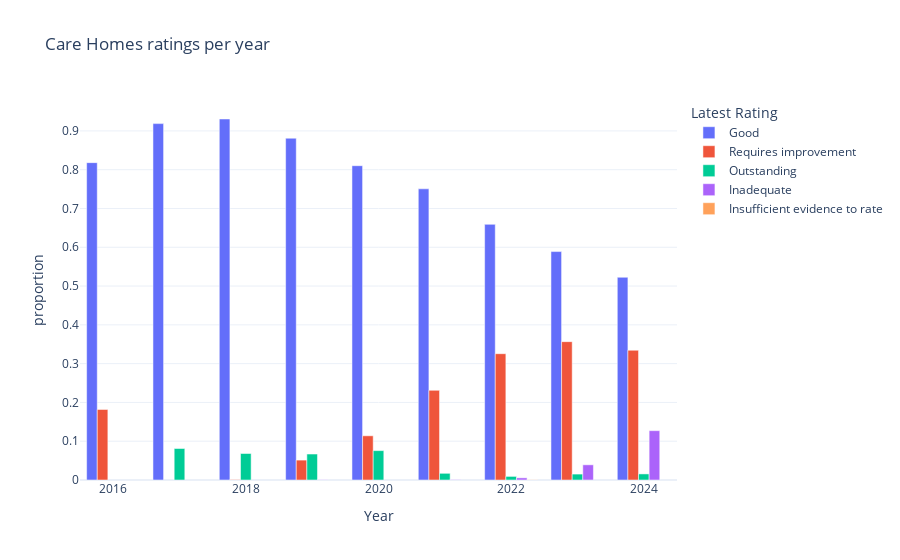

Notebook source saved alongside this figure:
### Code cell
fig = px.bar(rating_per_year,
             x="Year",
             y="proportion",
             template="plotly_white",
             color="Latest Rating",
             barmode="group",
             title="Care Homes ratings per year"
             
             
    
)

fig.show()

### Figure 1 — Plotly figure (JSON) as saved in the notebook; plotly's stock layout.template omitted (floating-point values rounded to 4 significant figures)
{"data": [{"alignmentgroup": "True", "hovertemplate": "Latest Rating=Good<br>Year=%{x}<br>proportion=%{y}<extra></extra>", "legendgroup": "Good", "marker": {"color": "#636efa", "pattern": {"shape": ""}}, "name": "Good", "offsetgroup": "Good", "orientation": "v", "showlegend": true, "textposition": "auto", "type": "bar", "x": [2016, 2017, 2018, 2019, 2020, 2021, 2022, 2023, 2024], "xaxis": "x", "y": [0.8182, 0.9188, 0.9307, 0.8812, 0.8103, 0.7507, 0.6591, 0.5889, 0.5226], "yaxis": "y"}, {"alignmentgroup": "True", "hovertemplate": "Latest Rating=Requires improvement<br>Year=%{x}<br>proportion=%{y}<extra></extra>", "legendgroup": "Requires improvement", "marker": {"color": "#EF553B", "pattern": {"shape": ""}}, "name": "Requires improvement", "offsetgroup": "Requires improvement", "orientation": "v", "showlegend": true, "textposition": "auto", "type": "bar", "x": [2016, 2018, 2019, 2020, 2021, 2022, 2023, 2024], "xaxis": "x", "y": [0.1818, 0.0009901, 0.05131, 0.1139, 0.2312, 0.3256, 0.3567, 0.3345], "yaxis": "y"}, {"alignmentgroup": "True", "hovertemplate": "Latest Rating=Outstanding<br>Year=%{x}<br>proportion=%{y}<extra></extra>", "legendgroup": "Outstanding", "marker": {"color": "#00cc96", "pattern": {"shape": ""}}, "name": "Outstanding", "offsetgroup": "Outstanding", "orientation": "v", "showlegend": true, "textposition": "auto", "type": "bar", "x": [2017, 2018, 2019, 2020, 2021, 2022, 2023, 2024], "xaxis": "x", "y": [0.08122, 0.06832, 0.06694, 0.07574, 0.01723, 0.009276, 0.01526, 0.01568], "yaxis": "y"}, {"alignmentgroup": "True", "hovertemplate": "Latest Rating=Inadequate<br>Year=%{x}<br>proportion=%{y}<extra></extra>", "legendgroup": "Inadequate", "marker": {"color": "#ab63fa", "pattern": {"shape": ""}}, "name": "Inadequate", "offsetgroup": "Inadequate", "orientation": "v", "showlegend": true, "textposition": "auto", "type": "bar", "x": [2019, 2021, 2022, 2023, 2024], "xaxis": "x", "y": [0.0005898, 0.0009066, 0.005566, 0.03915, 0.1272], "yaxis": "y"}, {"alignmentgroup": "True", "hovertemplate": "Latest Rating=Insufficient evidence to rate<br>Year=%{x}<br>proportion=%{y}<extra></extra>", "legendgroup": "Insufficient evidence to rate", "marker": {"color": "#FFA15A", "pattern": {"shape": ""}}, "name": "Insufficient evidence to rate", "offsetgroup": "Insufficient evidence to rate", "orientation": "v", "showlegend": true, "textposition": "auto", "type": "bar", "x": [2022], "xaxis": "x", "y": [0.0004638], "yaxis": "y"}], "layout": {"autosize": true, "barmode": "group", "legend": {"title": {"text": "Latest Rating"}, "tracegroupgap": 0}, "title": {"text": "Care Homes ratings per year"}, "xaxis": {"anchor": "y", "autorange": true, "domain": [0, 1], "range": [2016.0, 2024.0], "title": {"text": "Year"}, "type": "linear"}, "yaxis": {"anchor": "x", "autorange": true, "domain": [0, 1], "range": [0, 0.9797], "title": {"text": "proportion"}, "type": "linear"}}}
